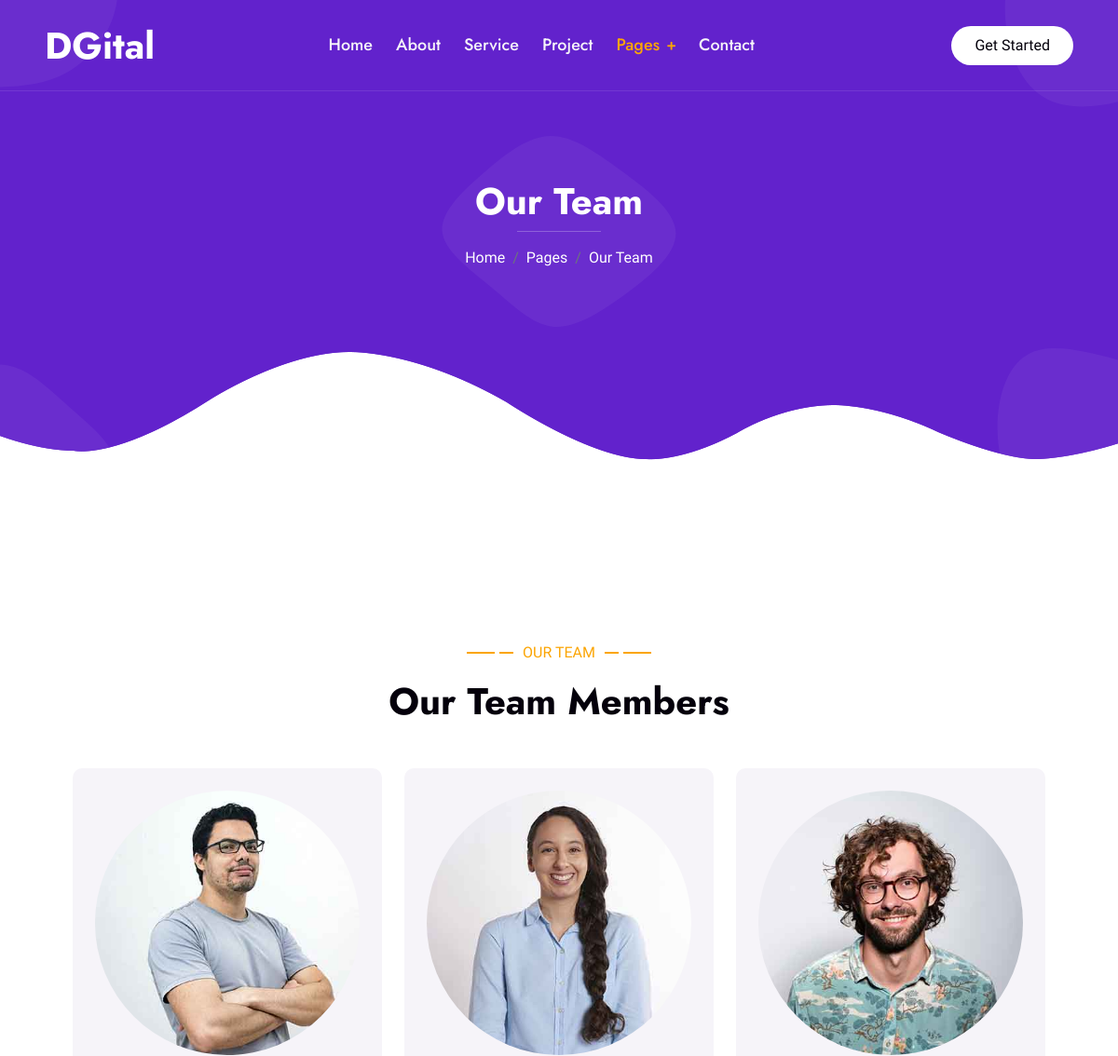
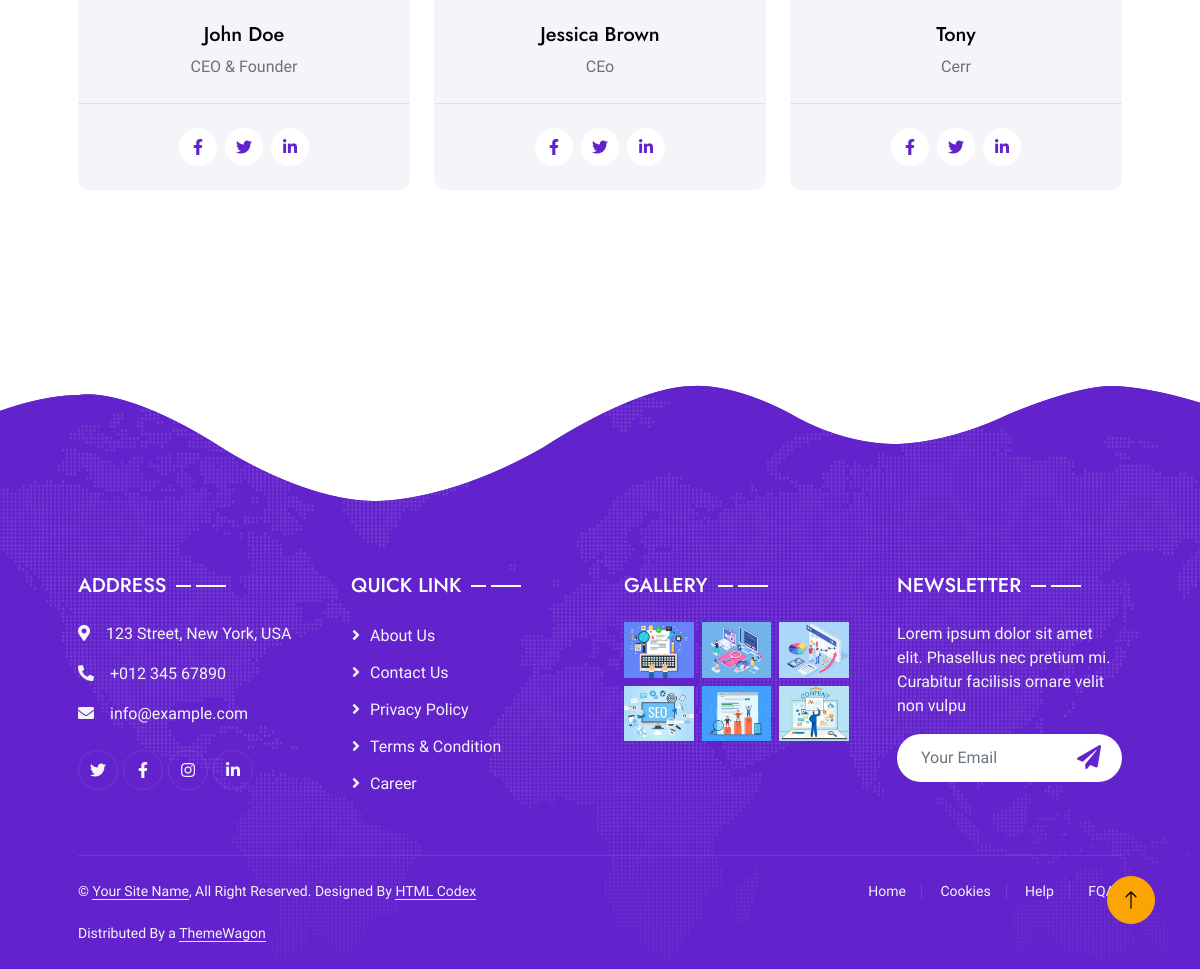
Page /team/ on the committed database (2 pictures, top to bottom).
### website/models.py (models this page shows, shortened)
class Team(models.Model):
    name = models.CharField(max_length=200)
    designation = models.CharField(max_length=200)
    image = models.ImageField(upload_to="team/")
    facebook = models.URLField(blank=True, null=True)
    twitter = models.URLField(blank=True, null=True)
    linkedin = models.URLField(blank=True, null=True)

### website/views.py (the view)
# urls.py: path('team/', views.team, name='team'),
def team(request):
    teams = Team.objects.all()
    return render(request, "team.html", {"teams": teams})

### templates/team.html (shortened to what this page needs)
{% load static %}
{% include "header.html" %}
{% block content %}
<div class="container-xxl py-5 bg-primary hero-header">
    <div class="container my-5 py-5 px-lg-5">
        <div class="row g-5 py-5">
            <div class="col-12 text-center">
                <h1 class="text-white animated slideInDown">Our Team</h1>
                <hr class="bg-white mx-auto mt-0" style="width: 90px;">
                <nav aria-label="breadcrumb">
                    <ol class="breadcrumb justify-content-center">
                        <li class="breadcrumb-item"><a class="text-white" href="#">Home</a></li>
                        <li class="breadcrumb-item"><a class="text-white" href="#">Pages</a></li>
                        <li class="breadcrumb-item text-white active" aria-current="page">Our Team</li>
                    </ol>
                </nav>
            </div>
        </div>
    </div>
</div>
        <div class="container-xxl py-5">
            <div class="container py-5 px-lg-5">
                <div class="wow fadeInUp" data-wow-delay="0.1s">
                    <p class="section-title text-secondary justify-content-center"><span></span>Our Team<span></span></p>
                    <h1 class="text-center mb-5">Our Team Members</h1>
                </div>
                <div class="row g-4">
                    {% for member in teams %}
                    <div class="col-lg-4 col-md-6 wow fadeInUp" data-wow-delay="0.{{ forloop.counter }}s">
                        <div class="team-item bg-light rounded">
                            <div class="text-center border-bottom p-4">
                                {% if member.image %}
                                    <img class="img-fluid rounded-circle mb-4" src="{{ member.image.url }}" alt="{{ member.name }}">
                                {% else %}
                                    <img class="img-fluid rounded-circle mb-4" src="{% static 'img/default-user.png' %}" alt="default">
                                {% endif %}
                                <h5>{{ member.name }}</h5>
                                <span>{{ member.designation }}</span>
                            </div>
                            <div class="d-flex justify-content-center p-4">
                                {% if member.facebook %}
                                <a class="btn btn-square mx-1" href="{{ member.facebook }}"><i class="fab fa-facebook-f"></i></a>
                                {% endif %}
                                {% if member.twitter %}
                                <a class="btn btn-square mx-1" href="{{ member.twitter }}"><i class="fab fa-twitter"></i></a>
                                {% endif %}
                                {% if member.linkedin %}
                                <a class="btn btn-square mx-1" href="{{ member.linkedin }}"><i class="fab fa-linkedin-in"></i></a>
                                {% endif %}
                            </div>
                        </div>
                    </div>
                    {% endfor %}
                </div>
            </div>
        </div>
        {% endblock %}
        {% include "footer.html" %}

### static/css/style.css (style rules this page uses)
:root { --primary: #6222CC; --secondary: #FBA504; --light: #F6F4F9; --dark: #04000B; }
h1, h2, .fw-bold { font-weight: 700 !important; }
h5, h6, .fw-medium { font-weight: 500 !important; }
.btn { font-weight: 500; transition: .5s; }
.btn-square { width: 38px; height: 38px; }
.btn-square, .btn-sm-square, .btn-lg-square { padding: 0; display: flex; align-items: center; justify-content: center; font-weight: normal; border-radius: 50px; }
.hero-header { margin-bottom: 6rem; padding: 18rem 0; background: url(../img/blob-top-left.png), url(../img/blob-top-right.png), url(../img/blob-bottom-left.png), url(../img/blob-bottom-right.png), url(../img/blob-center.png), url(../img/bg-bottom.png); background-position: left 0px top 0px, right 0px top 0px, left 0px bottom 0px, right 0px bottom 0px, center center, center bottom; background-repeat: no-repeat; }
.section-title { position: relative; display: flex; align-items: center; font-weight: 500; text-transform: uppercase; }
.section-title span:first-child, .section-title span:last-child { position: relative; display: inline-block; margin-right: 30px; width: 30px; height: 2px; }
.section-title span:last-child { margin-right: 0; margin-left: 30px; }
.section-title span:first-child::after, .section-title span:last-child::after { position: absolute; content: ""; width: 15px; height: 2px; top: 0; right: -20px; }
.section-title span:last-child::after { right: auto; left: -20px; }
.section-title.text-secondary span:first-child, .section-title.text-secondary span:last-child, .section-title.text-secondary span:first-child::after, .section-title.text-secondary span:last-child::after { background: var(--secondary); }
.team-item .btn { color: var(--primary); background: #FFFFFF; }

### rows in the picture
Team: image (picture), name "John Doe", designation "CEO & Founder"
Team: image (picture), name "Jessica Brown", designation "CEo"
Team: image (picture), name "Tony", designation "Cerr"
